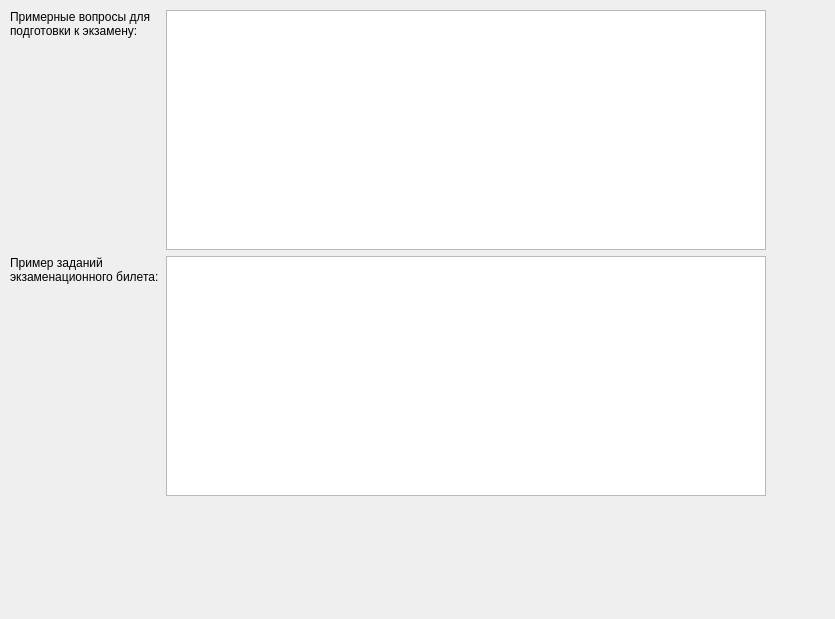
      <widget class="QWidget" name="tab_43">
       <attribute name="title">
        <string>Экзамен</string>
       </attribute>
       <widget class="QWidget" name="formLayoutWidget_8">
        <property name="geometry">
         <rect>
          <x>10</x>
          <y>10</y>
          <width>816</width>
          <height>600</height>
         </rect>
        </property>
        <layout class="QFormLayout" name="formLayout41">
         <item row="0" column="0">
          <widget class="QLabel" name="labelVoprEkz">
           <property name="sizePolicy">
            <sizepolicy hsizetype="Fixed" vsizetype="Fixed">
             <horstretch>0</horstretch>
             <verstretch>0</verstretch>
            </sizepolicy>
           </property>
           <property name="minimumSize">
            <size>
             <width>150</width>
             <height>0</height>
            </size>
           </property>
           <property name="maximumSize">
            <size>
             <width>150</width>
             <height>16777215</height>
            </size>
           </property>
           <property name="text">
            <string>Примерные вопросы для подготовки к экзамену:</string>
           </property>
           <property name="wordWrap">
            <bool>true</bool>
           </property>
          </widget>
         </item>
         <item row="1" column="0">
          <widget class="QLabel" name="labelZadEkz">
           <property name="sizePolicy">
            <sizepolicy hsizetype="Fixed" vsizetype="Fixed">
             <horstretch>0</horstretch>
             <verstretch>0</verstretch>
            </sizepolicy>
           </property>
           <property name="minimumSize">
            <size>
             <width>150</width>
             <height>0</height>
            </size>
           </property>
           <property name="maximumSize">
            <size>
             <width>150</width>
             <height>16777215</height>
            </size>
           </property>
           <property name="text">
            <string>Пример заданий экзаменационного билета:</string>
           </property>
           <property name="wordWrap">
            <bool>true</bool>
           </property>
          </widget>
         </item>
         <item row="1" column="1">
          <widget class="QTextEdit" name="textVoprEkz">
           <property name="sizePolicy">
            <sizepolicy hsizetype="Fixed" vsizetype="Fixed">
             <horstretch>0</horstretch>
             <verstretch>0</verstretch>
            </sizepolicy>
           </property>
           <property name="minimumSize">
            <size>
             <width>600</width>
             <height>240</height>
            </size>
           </property>
           <property name="maximumSize">
            <size>
             <width>600</width>
             <height>16777215</height>
            </size>
           </property>
          </widget>
         </item>
         <item row="0" column="1">
          <widget class="QTextEdit" name="textZadEkz">
           <property name="sizePolicy">
            <sizepolicy hsizetype="Fixed" vsizetype="Fixed">
             <horstretch>0</horstretch>
             <verstretch>0</verstretch>
            </sizepolicy>
           </property>
           <property name="minimumSize">
            <size>
             <width>600</width>
             <height>240</height>
            </size>
           </property>
           <property name="maximumSize">
            <size>
             <width>600</width>
             <height>16777215</height>
            </size>
           </property>
          </widget>
         </item>
        </layout>
       </widget>
      </widget>
